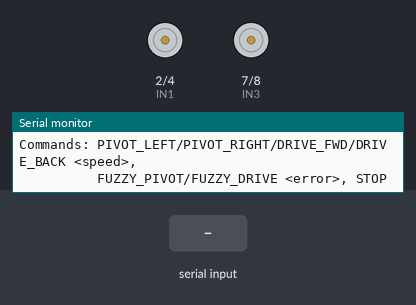
The sketch below on a simulated Arduino Uno, built with avr-gcc and run on an emulated ATmega328P. On the bench: motor-driver pin pairs drawn as motors (green arrow = first pin HIGH = forward, orange = second pin HIGH = backward, longer = more drive, scaled by the enable pin), the last lines printed to the serial monitor. Inputs (shaded band) come from the test bench.

Above: at 1.2 s.
1.3 s: "FUZZY_PIVOT\n" received over Serial
At 1.32 s:
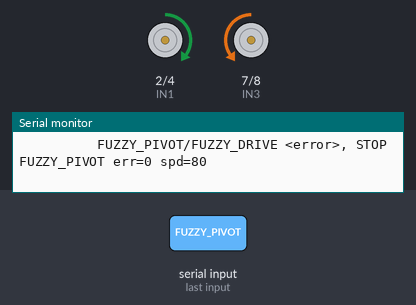
2.8 s: "FUZZY_DRIVE\n" received over Serial
At 2.82 s:
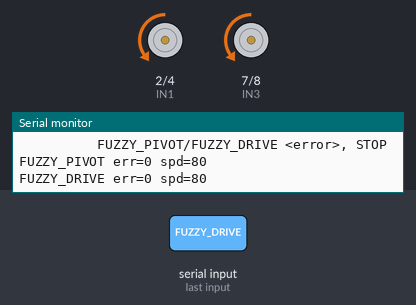
4.3 s: "PIVOT_LEFT\n" received over Serial
5.8 s: "PIVOT_RIGHT\n" received over Serial
7.3 s: "DRIVE_FWD\n" received over Serial
8.8 s: "DRIVE_BACK\n" received over Serial
Timing chart, 0 to 11.3 s (numbered marks = the images above; inputs shaded):
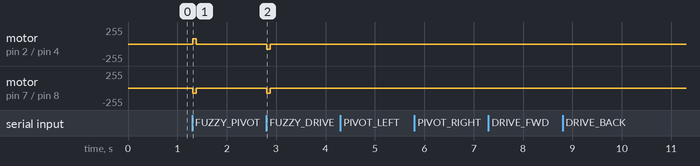

The sketch:

PickAndMove.ino
```cpp
// PickMasters — PickAndMove
// =========================
// Receives motion commands from detect_and_move.py over serial and drives the
// robot's TWO DC motors (via an L298N) so the camera centres an item inside the
// target box.
//
//   * Spinning the base   -> PIVOT the wheels (left motor and right motor turn
//                            in opposite directions) to line the item up on the
//                            VERTICAL line (X axis).
//   * Moving the base      -> DRIVE both wheels the same direction to line the
//                            item up on the HORIZONTAL line (Y axis).
//
// Only the DC motors move here — the servos are left alone.
//
// Serial protocol (one command per line, 9600 baud):
//   PIVOT_LEFT  <speed>    spin base left   (speed = PWM 0-255)
//   PIVOT_RIGHT <speed>    spin base right
//   DRIVE_FWD   <speed>    move base forward
//   DRIVE_BACK  <speed>    move base backward
//   FUZZY_PIVOT <error>    fuzzy-logic pivot: error = signed pixel offset from centre
//   FUZZY_DRIVE <error>    fuzzy-logic drive: error = signed pixel offset from centre
//   STOP                   stop both motors
//
// Motion is PULSE based: each command runs the motors for PULSE_MS then stops
// automatically.  That way a dropped serial link can never leave the robot
// running away — the Python loop keeps sending pulses while it needs to move.
//
// Fuzzy Logic controller: maps pixel error to motor speed using trapezoidal
// membership functions for {Small, Medium, Large} error and {Slow, Medium, Fast}
// speed output, then defuzzifies via centre-of-gravity.

#include <avr/wdt.h>

// ── L298N motor driver pins (matches the current hardware / ComponentTest) ──
#define ENA  5     // PWM speed, left wheel
#define IN1  2     // direction A, left wheel
#define IN2  4     // direction B, left wheel
#define ENB  6     // PWM speed, right wheel
#define IN3  7     // direction A, right wheel
#define IN4  8     // direction B, right wheel

const unsigned long PULSE_MS = 70;    // how long one motion pulse lasts (shorter = gentler nudges)

unsigned long stopAt = 0;             // millis() time to auto-stop (0 = stopped)

// ─────────────────────────────────────────────────────────────────────────────
void setup() {
  Serial.begin(9600);

  pinMode(ENA, OUTPUT);  pinMode(IN1, OUTPUT);  pinMode(IN2, OUTPUT);
  pinMode(ENB, OUTPUT);  pinMode(IN3, OUTPUT);  pinMode(IN4, OUTPUT);
  stopMotors();

  wdt_enable(WDTO_2S);

  Serial.println(F("=== PickAndMove ready ==="));
  Serial.println(F("Commands: PIVOT_LEFT/PIVOT_RIGHT/DRIVE_FWD/DRIVE_BACK <speed>,"));
  Serial.println(F("          FUZZY_PIVOT/FUZZY_DRIVE <error>, STOP"));
}

// ── Low level motor helpers ─────────────────────────────────────────────────
void setMotorLeft(int dir, int speed) {
  if (dir > 0)      { digitalWrite(IN1, HIGH); digitalWrite(IN2, LOW);  analogWrite(ENA, speed); }
  else if (dir < 0) { digitalWrite(IN1, LOW);  digitalWrite(IN2, HIGH); analogWrite(ENA, speed); }
  else              { digitalWrite(IN1, LOW);  digitalWrite(IN2, LOW);  analogWrite(ENA, 0); }
}

void setMotorRight(int dir, int speed) {
  if (dir > 0)      { digitalWrite(IN3, HIGH); digitalWrite(IN4, LOW);  analogWrite(ENB, speed); }
  else if (dir < 0) { digitalWrite(IN3, LOW);  digitalWrite(IN4, HIGH); analogWrite(ENB, speed); }
  else              { digitalWrite(IN3, LOW);  digitalWrite(IN4, LOW);  analogWrite(ENB, 0); }
}

void stopMotors() {
  setMotorLeft(0, 0);
  setMotorRight(0, 0);
  stopAt = 0;
}

// Start a timed motion pulse.
void startPulse() {
  stopAt = millis() + PULSE_MS;
}

// ── High level moves ─────────────────────────────────────────────────────────
void pivotLeft(int speed)  { setMotorLeft(-1, speed); setMotorRight( 1, speed); startPulse(); }
void pivotRight(int speed) { setMotorLeft( 1, speed); setMotorRight(-1, speed); startPulse(); }
void driveForward(int speed) { setMotorLeft( 1, speed); setMotorRight( 1, speed); startPulse(); }
void driveBackward(int speed){ setMotorLeft(-1, speed); setMotorRight(-1, speed); startPulse(); }

// ── Fuzzy Logic speed controller ──────────────────────────────────────────────
// Membership functions for error magnitude (pixels):
//   Small:  full at 0, drops to 0 at 60
//   Medium: rises from 0 at 30, full at 80-120, drops to 0 at 170
//   Large:  rises from 0 at 120, full at 200+
// Output singletons: Slow=80, Medium=150, Fast=230
//
// Rule base:
//   IF error IS Small  THEN speed IS Slow
//   IF error IS Medium THEN speed IS Medium
//   IF error IS Large  THEN speed IS Fast

float fuzzyTriangle(float x, float a, float b, float c) {
  if (x <= a || x >= c) return 0.0;
  if (x <= b) return (x - a) / (b - a);
  return (c - x) / (c - b);
}

float fuzzyTrapezoid(float x, float a, float b, float c, float d) {
  if (x <= a || x >= d) return 0.0;
  if (x >= b && x <= c) return 1.0;
  if (x < b) return (x - a) / (b - a);
  return (d - x) / (d - c);
}

int fuzzyComputeSpeed(int pixelError) {
  float absErr = abs(pixelError);

  float muSmall  = fuzzyTrapezoid(absErr, -1, 0, 20, 60);
  float muMedium = fuzzyTrapezoid(absErr, 30, 80, 120, 170);
  float muLarge  = fuzzyTrapezoid(absErr, 120, 200, 300, 301);

  const float outSlow   = 80.0;
  const float outMedium = 150.0;
  const float outFast   = 230.0;

  float numerator   = muSmall * outSlow + muMedium * outMedium + muLarge * outFast;
  float denominator = muSmall + muMedium + muLarge;

  if (denominator < 0.001) return 60;   // dead zone fallback — minimal creep
  return constrain((int)(numerator / denominator), 0, 255);
}

// ── Serial parsing ───────────────────────────────────────────────────────────
int parseSpeed(const String &input, int prefixLen) {
  int speed = input.substring(prefixLen).toInt();
  return constrain(speed, 0, 255);
}

int parseError(const String &input, int prefixLen) {
  return input.substring(prefixLen).toInt();
}

void handleSerial() {
  if (!Serial.available()) return;

  String input = Serial.readStringUntil('\n');
  input.trim();
  if (input.length() == 0) return;

  if (input.equalsIgnoreCase("STOP")) {
    stopMotors();
    Serial.println(F("STOP"));
  }
  else if (input.startsWith("FUZZY_PIVOT")) {
    int err = parseError(input, 11);
    int spd = fuzzyComputeSpeed(err);
    if (err < 0) pivotLeft(spd); else pivotRight(spd);
    Serial.print(F("FUZZY_PIVOT err=")); Serial.print(err);
    Serial.print(F(" spd="));            Serial.println(spd);
  }
  else if (input.startsWith("FUZZY_DRIVE")) {
    int err = parseError(input, 11);
    int spd = fuzzyComputeSpeed(err);
    if (err > 0) driveForward(spd); else driveBackward(spd);
    Serial.print(F("FUZZY_DRIVE err=")); Serial.print(err);
    Serial.print(F(" spd="));            Serial.println(spd);
  }
  else if (input.startsWith("PIVOT_LEFT")) {
    int s = parseSpeed(input, 10);
    pivotLeft(s);
    Serial.print(F("PIVOT_LEFT "));  Serial.println(s);
  }
  else if (input.startsWith("PIVOT_RIGHT")) {
    int s = parseSpeed(input, 11);
    pivotRight(s);
    Serial.print(F("PIVOT_RIGHT ")); Serial.println(s);
  }
  else if (input.startsWith("DRIVE_FWD")) {
    int s = parseSpeed(input, 9);
    driveForward(s);
    Serial.print(F("DRIVE_FWD "));   Serial.println(s);
  }
  else if (input.startsWith("DRIVE_BACK")) {
    int s = parseSpeed(input, 10);
    driveBackward(s);
    Serial.print(F("DRIVE_BACK "));  Serial.println(s);
  }
  else {
    Serial.print(F("Unknown command: "));
    Serial.println(input);
  }
}

// ─────────────────────────────────────────────────────────────────────────────
void loop() {
  wdt_reset();
  handleSerial();

  if (stopAt != 0 && millis() >= stopAt) {
    stopMotors();
  }
}
```

Measured:
- after the input at 1.3 s, motor on pin 2 (IN1) / pin 4 (IN2): stopped → forward 80/255 at once, → stopped 0.07 s later; motor on pin 7 (IN3) / pin 8 (IN4): stopped → backward 80/255 at once, → stopped 0.07 s later
- after the input at 2.8 s, motor on pin 2 (IN1) / pin 4 (IN2), motor on pin 7 (IN3) / pin 8 (IN4): stopped → backward 80/255 at once, → stopped 0.07 s later
